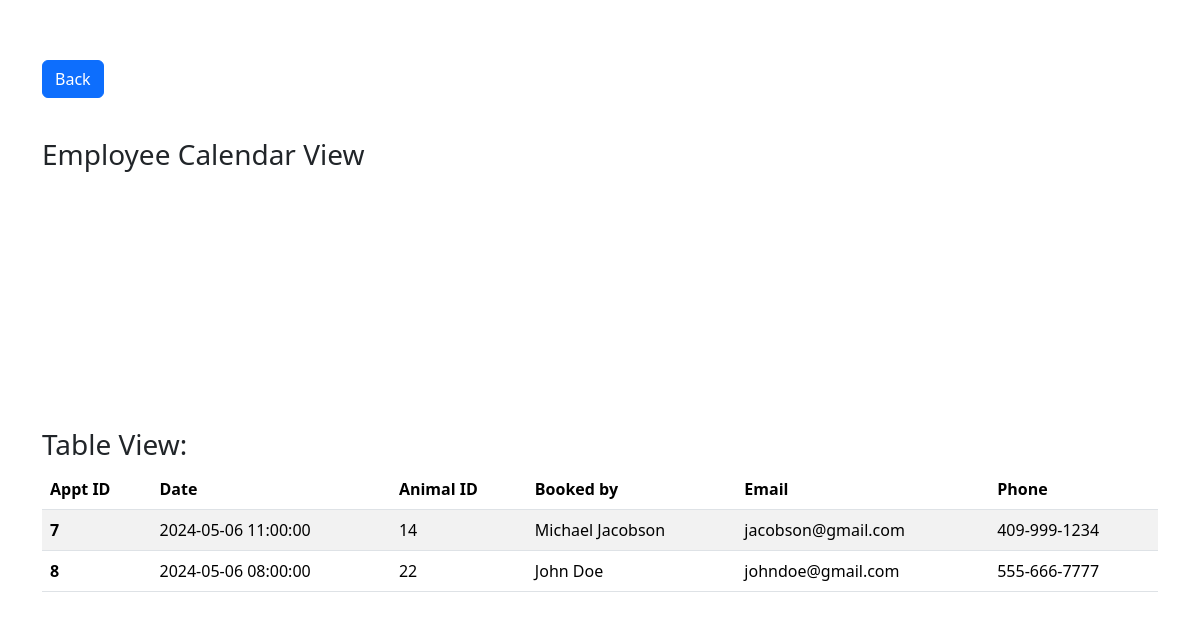
The app's page /Dashboard/Calendar (signed in), older data.
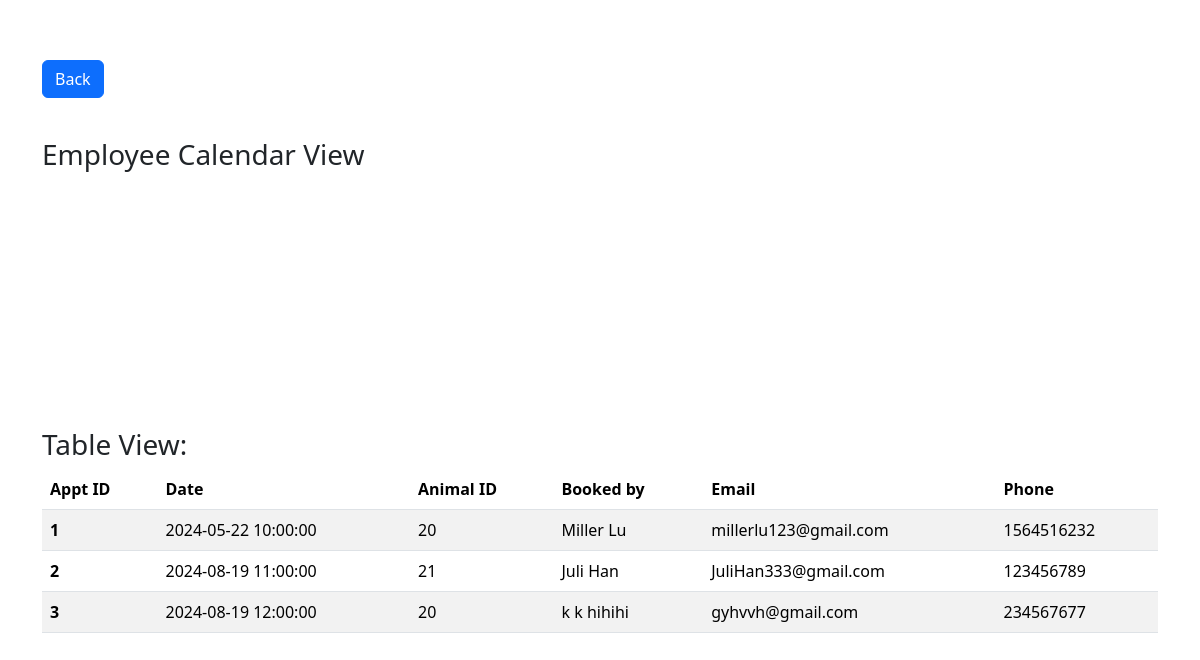
The same page, newer data.
### app.py (models this page shows, shortened)
class Appointment(db.Model):
    __tablename__ = 'appointments'
    appt_id = db.Column(db.Integer, primary_key=True)
    First_Name = db.Column(db.String(100),nullable=False)
    Last_Name = db.Column(db.String(100),nullable=False)
    Email_Address = db.Column(db.String(100),nullable=False)
    Phone_Number = db.Column(db.String(10), nullable=False)
    animal_id = db.Column(db.Integer, db.ForeignKey('animals.id'))
    Appoint_DateTime = db.Column(db.DateTime)

### app.py (the view)
@app.route('/Dashboard/Calendar')
@login_required
def calendar():
    appointments = Appointment.query.order_by(Appointment.appt_id)
    return render_template('calendar.html', appointments=appointments)

### app.py (called while the page is built)
@login_manager.user_loader
def load_user(user_id):
    return Users.query.get(int(user_id))

### templates/calendar.html (shortened to what this page needs)
<!DOCTYPE html>
<html lang="en">
<head>
    <link href="https://cdn.jsdelivr.net/npm/bootstrap@5.3.3/dist/css/bootstrap.min.css" rel="stylesheet">
    <link rel= "stylesheet" type= "text/css" href= "{{ url_for('static',filename='styles/main.css') }}">
    <link rel="stylesheet" href="https://cdn.jsdelivr.net/npm/fullcalendar@5.10.1/main.min.css">
</head>
    <body>
        <div class="container pb-5" style="padding-top: 40px">
            <div class="d-flex justify-content-left" style="padding-top: 20px;">
                <a href="{{url_for('dashboard')}}" class="btn btn-primary" >Back</a>
            </div>
            <h3 style="padding-top: 40px;">Employee Calendar View</h3>
            <div class="row">
                <div class="col-md-8">
                </div>
                <div class="col-md-4" style="padding-top: 200px">
                </div>
            </div>
            <div class="d-flex justify-content-left">
                <h3> Table View: </h3>
            </div>
            <table class="table table-hover table-striped">
                <thead>
                  <tr>
                    <th scope="col">Appt ID</th>
                    <th scope="col">Date</th>
                    <th scope="col">Animal ID</th>
                    <th scope="col">Booked by</th>
                    <th scope="col">Email</th>
                    <th scope="col">Phone</th>
                  </tr>
                </thead>
                <tbody>
                    {% for appointment in appointments %}
                    <tr>
                        <th scope="row">{{appointment.appt_id}}</th>
                        <td>{{appointment.Appoint_DateTime}}</td>
                        <td>{{appointment.animal_id}}</td>
                        <td>{{appointment.First_Name}} {{appointment.Last_Name}}</td>
                        <td>{{appointment.Email_Address}}</td>
                        <td>{{appointment.Phone_Number}}</td>
                    </tr>
                    {% endfor %}
                </tbody>
              </table>
        </div>
    </body>
</html>

Row changes from the older to the newer data that the page shows:
removed Appointment: appt_id "7", Appoint_DateTime "2024-05-06 11:00:00", animal_id "14", First_Name "Michael", Last_Name "Jacobson", Email_Address "jacobson@gmail.com", Phone_Number "409-999-1234"
removed Appointment: appt_id "8", Appoint_DateTime "2024-05-06 08:00:00", animal_id "22", First_Name "John", Last_Name "Doe", Email_Address "johndoe@gmail.com", Phone_Number "555-666-7777"
added Appointment: appt_id "1", Appoint_DateTime "2024-05-22 10:00:00", animal_id "20", First_Name "Miller", Last_Name "Lu", Email_Address "millerlu123@gmail.com", Phone_Number "1564516232"
added Appointment: appt_id "2", Appoint_DateTime "2024-08-19 11:00:00", animal_id "21", First_Name "Juli", Last_Name "Han", Email_Address "JuliHan333@gmail.com", Phone_Number "123456789"
added Appointment: appt_id "3", Appoint_DateTime "2024-08-19 12:00:00", animal_id "20", First_Name "k k", Last_Name "hihihi", Email_Address "gyhvvh@gmail.com", Phone_Number "234567677"
